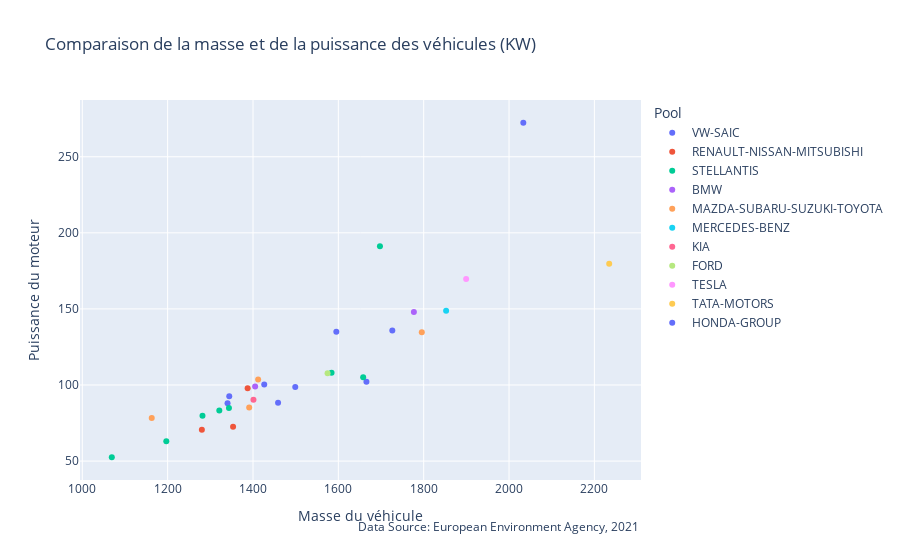

Notebook source saved alongside this figure:
### Code cell
maker.plot_mass_engine_scatter()

### Figure 1 — Plotly figure (JSON) as saved in the notebook; plotly's stock layout.template omitted (floating-point values rounded to 4 significant figures)
{"data": [{"hovertemplate": "<b>%{hovertext}</b><br><br>Pool=VW-SAIC<br>Masse du véhicule=%{x}<br>Puissance du moteur=%{y}<extra></extra>", "hovertext": [538, 235, 208, 155, 28, 23, 16, 11], "legendgroup": "VW-SAIC", "marker": {"color": "#636efa", "symbol": "circle"}, "mode": "markers", "name": "VW-SAIC", "orientation": "v", "showlegend": true, "type": "scatter", "x": [1499.0, 1426.0, 1726.0, 1344.0, 1595.0, 2033.0, 1340.0, 1666.0], "xaxis": "x", "y": [98.68, 100.4, 135.8, 92.57, 135.0, 272.3, 88.06, 102.1], "yaxis": "y"}, {"hovertemplate": "<b>%{hovertext}</b><br><br>Pool=RENAULT-NISSAN-MITSUBISHI<br>Masse du véhicule=%{x}<br>Puissance du moteur=%{y}<extra></extra>", "hovertext": [336, 88, 31], "legendgroup": "RENAULT-NISSAN-MITSUBISHI", "marker": {"color": "#EF553B", "symbol": "circle"}, "mode": "markers", "name": "RENAULT-NISSAN-MITSUBISHI", "orientation": "v", "showlegend": true, "type": "scatter", "x": [1353.0, 1387.0, 1280.0], "xaxis": "x", "y": [72.65, 97.92, 70.68], "yaxis": "y"}, {"hovertemplate": "<b>%{hovertext}</b><br><br>Pool=STELLANTIS<br>Masse du véhicule=%{x}<br>Puissance du moteur=%{y}<extra></extra>", "hovertext": [333, 223, 213, 189, 45, 18, 17, 10], "legendgroup": "STELLANTIS", "marker": {"color": "#00cc96", "symbol": "circle"}, "mode": "markers", "name": "STELLANTIS", "orientation": "v", "showlegend": true, "type": "scatter", "x": [1344.0, 1282.0, 1197.0, 1321.0, 1658.0, 1584.0, 1069.0, 1698.0], "xaxis": "x", "y": [84.94, 79.76, 63.0, 83.32, 105.0, 108, 52.53, 191.2], "yaxis": "y"}, {"hovertemplate": "<b>%{hovertext}</b><br><br>Pool=BMW<br>Masse du véhicule=%{x}<br>Puissance du moteur=%{y}<extra></extra>", "hovertext": [299, 60], "legendgroup": "BMW", "marker": {"color": "#ab63fa", "symbol": "circle"}, "mode": "markers", "name": "BMW", "orientation": "v", "showlegend": true, "type": "scatter", "x": [1777.0, 1405], "xaxis": "x", "y": [148.0, 99.08], "yaxis": "y"}, {"hovertemplate": "<b>%{hovertext}</b><br><br>Pool=MAZDA-SUBARU-SUZUKI-TOYOTA<br>Masse du véhicule=%{x}<br>Puissance du moteur=%{y}<extra></extra>", "hovertext": [298, 69, 52, 13], "legendgroup": "MAZDA-SUBARU-SUZUKI-TOYOTA", "marker": {"color": "#FFA15A", "symbol": "circle"}, "mode": "markers", "name": "MAZDA-SUBARU-SUZUKI-TOYOTA", "orientation": "v", "showlegend": true, "type": "scatter", "x": [1391.0, 1163.0, 1412.0, 1796.0], "xaxis": "x", "y": [85.22, 78.38, 103.7, 134.7], "yaxis": "y"}, {"hovertemplate": "<b>%{hovertext}</b><br><br>Pool=MERCEDES-BENZ<br>Masse du véhicule=%{x}<br>Puissance du moteur=%{y}<extra></extra>", "hovertext": [243], "legendgroup": "MERCEDES-BENZ", "marker": {"color": "#19d3f3", "symbol": "circle"}, "mode": "markers", "name": "MERCEDES-BENZ", "orientation": "v", "showlegend": true, "type": "scatter", "x": [1853.0], "xaxis": "x", "y": [148.9], "yaxis": "y"}, {"hovertemplate": "<b>%{hovertext}</b><br><br>Pool=KIA<br>Masse du véhicule=%{x}<br>Puissance du moteur=%{y}<extra></extra>", "hovertext": [203], "legendgroup": "KIA", "marker": {"color": "#FF6692", "symbol": "circle"}, "mode": "markers", "name": "KIA", "orientation": "v", "showlegend": true, "type": "scatter", "x": [1401.0], "xaxis": "x", "y": [90.39], "yaxis": "y"}, {"hovertemplate": "<b>%{hovertext}</b><br><br>Pool=FORD<br>Masse du véhicule=%{x}<br>Puissance du moteur=%{y}<extra></extra>", "hovertext": [202], "legendgroup": "FORD", "marker": {"color": "#B6E880", "symbol": "circle"}, "mode": "markers", "name": "FORD", "orientation": "v", "showlegend": true, "type": "scatter", "x": [1575.0], "xaxis": "x", "y": [107.7], "yaxis": "y"}, {"hovertemplate": "<b>%{hovertext}</b><br><br>Pool=TESLA<br>Masse du véhicule=%{x}<br>Puissance du moteur=%{y}<extra></extra>", "hovertext": [72], "legendgroup": "TESLA", "marker": {"color": "#FF97FF", "symbol": "circle"}, "mode": "markers", "name": "TESLA", "orientation": "v", "showlegend": true, "type": "scatter", "x": [1900.0], "xaxis": "x", "y": [169.7], "yaxis": "y"}, {"hovertemplate": "<b>%{hovertext}</b><br><br>Pool=TATA-MOTORS<br>Masse du véhicule=%{x}<br>Puissance du moteur=%{y}<extra></extra>", "hovertext": [25], "legendgroup": "TATA-MOTORS", "marker": {"color": "#FECB52", "symbol": "circle"}, "mode": "markers", "name": "TATA-MOTORS", "orientation": "v", "showlegend": true, "type": "scatter", "x": [2235.0], "xaxis": "x", "y": [179.7], "yaxis": "y"}, {"hovertemplate": "<b>%{hovertext}</b><br><br>Pool=HONDA-GROUP<br>Masse du véhicule=%{x}<br>Puissance du moteur=%{y}<extra></extra>", "hovertext": [21], "legendgroup": "HONDA-GROUP", "marker": {"color": "#636efa", "symbol": "circle"}, "mode": "markers", "name": "HONDA-GROUP", "orientation": "v", "showlegend": true, "type": "scatter", "x": [1459.0], "xaxis": "x", "y": [88.38], "yaxis": "y"}], "layout": {"annotations": [{"showarrow": false, "text": "Data Source: European Environment Agency, 2021", "x": 1, "xanchor": "right", "xref": "paper", "y": -0.15, "yanchor": "auto", "yref": "paper"}], "legend": {"title": {"text": "Pool"}, "tracegroupgap": 0}, "title": {"text": "Comparaison de la masse et de la puissance des véhicules (KW)"}, "xaxis": {"anchor": "y", "domain": [0, 1], "title": {"text": "Masse du véhicule"}}, "yaxis": {"anchor": "x", "domain": [0, 1], "title": {"text": "Puissance du moteur"}}}}
